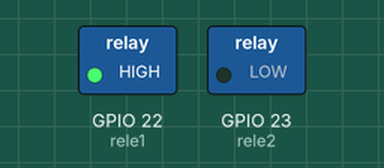
Bench run of a program on a simulated ESP32. On the bench: switched loads named in the program (green lamp = pin HIGH). What the program prints to the serial monitor is not drawn.

Above: at 5.0 s.
At 15.0 s:
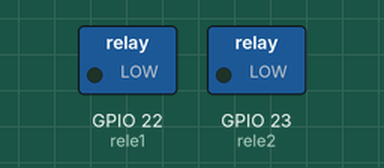
Timing chart, 0 to 26.0 s (numbered marks = the images above):
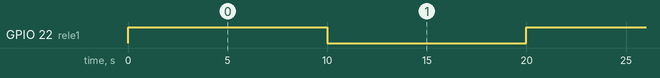

The program:

main.cpp
```cpp
#include <Arduino.h>

//Pino ligado no botão
int btn1 = 34;
//Pinos que são ligados no módulo de relés
int rele1 = 22;
int rele2 = 23;
//variável para guardar o estado do segundo relé
boolean rele2_Ativo = false;

//A função setup() é executada uma vez antes do loop
void setup()
{
  //Seta os pinos dos botões como entrada
  pinMode(btn1, INPUT);
  //Seta os pinos dos relés como saída
  pinMode(rele1, OUTPUT);
  pinMode(rele2, OUTPUT);
  //Abre a porta serial, definindo a taxa de dados para 9600 bps
  Serial.begin(9600);
}

//A função loop() é executada após o setup e é repetida continuamente
void loop()
{
  Serial.println("Ligamos o relé 1");
  digitalWrite(rele1, HIGH);
  delay(10000);
  //Desligamos o relé 1
  digitalWrite(rele1, LOW);
  delay(10000);
}
```

Measured:
- by itself, GPIO 22 (rele1): alternates HIGH for 10.0 s and LOW for 10.0 s
